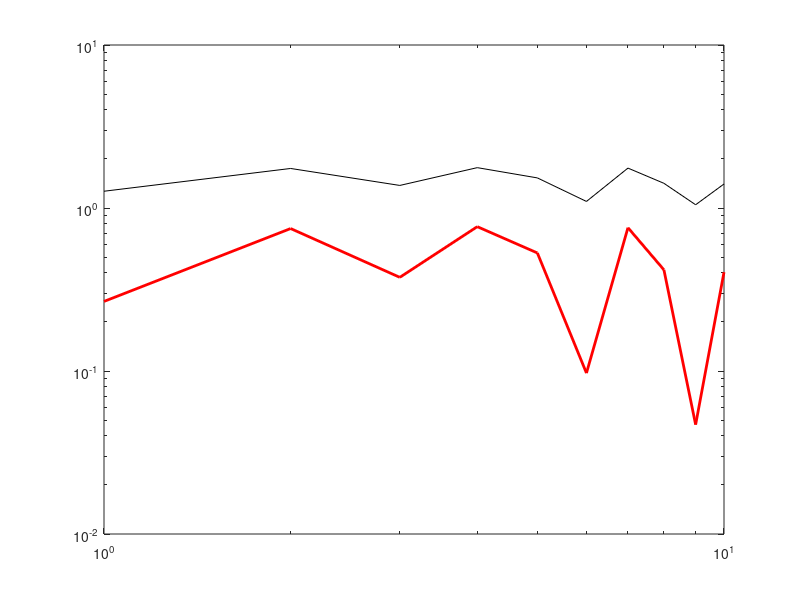

The MATLAB source for this figure:
y = rand(1,10); % your mean vector;
x = 1:numel(y);
std_dev = 1;
curve1 = y + std_dev;
curve2 = y - std_dev;
x2 = [x, fliplr(x)];
inBetween = [curve1, fliplr(curve2)];
loglog(x, y, 'r', 'LineWidth', 2);
hold on;
fill(x2, inBetween, 'g');